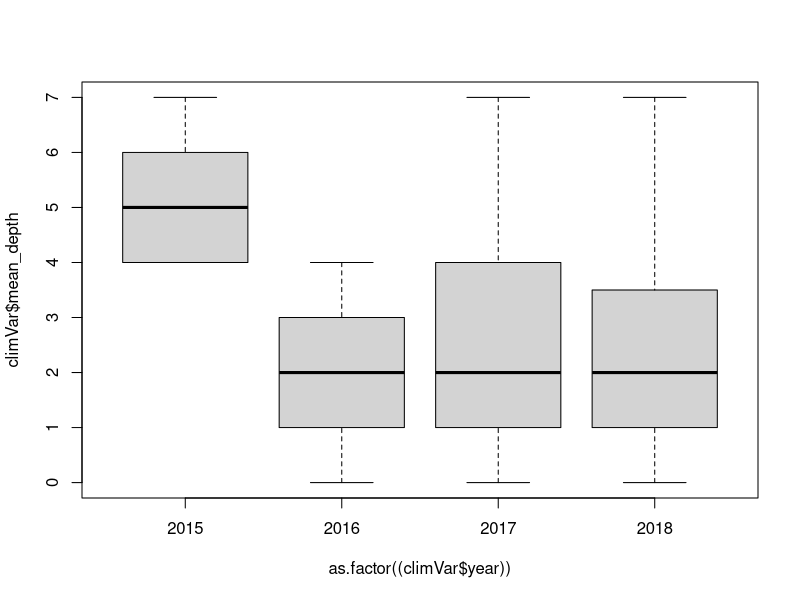
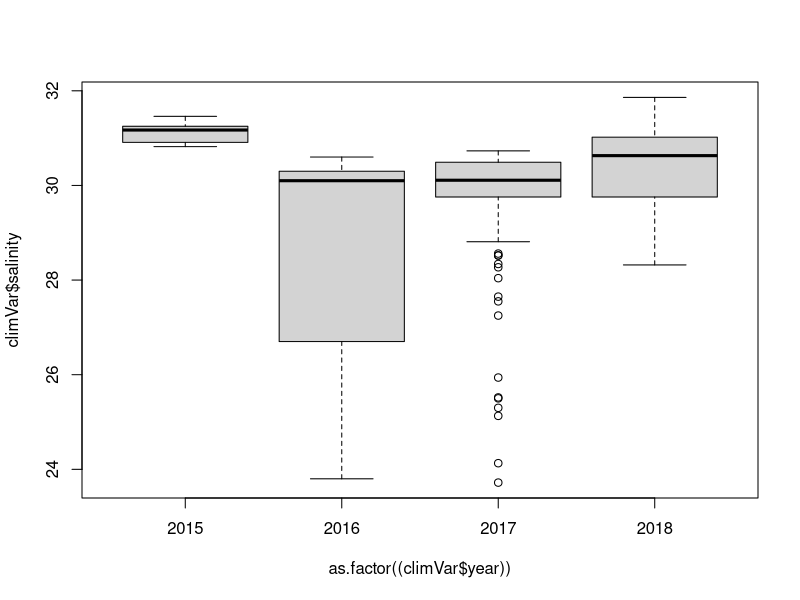
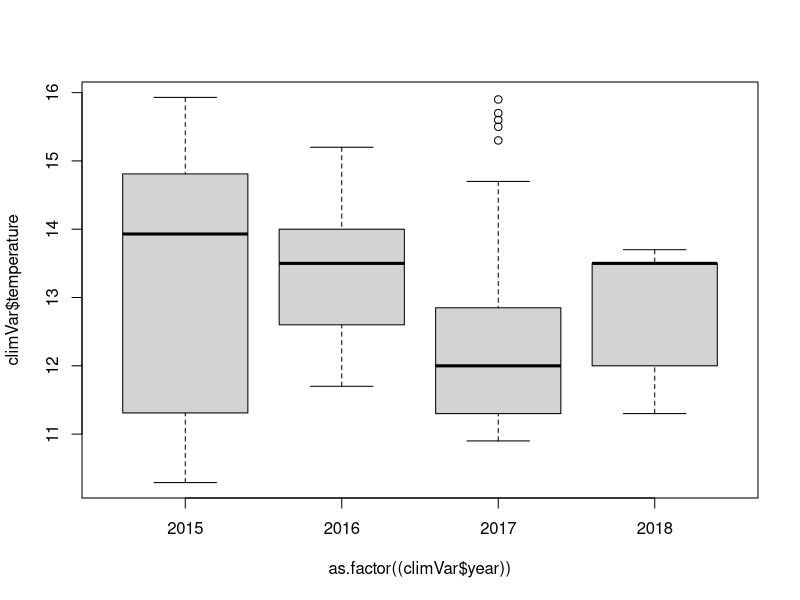
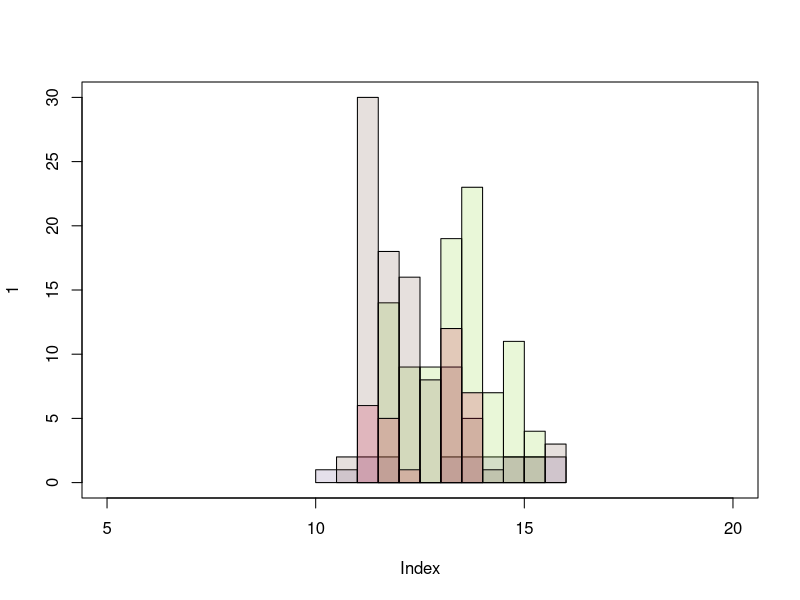

Recreate these plots in R, in order. (Note: this script raises an error after producing the figures.)
# Started Oct 9 2024 by D. Loughnan

# aim of this code is to explore the variation in the environmental variables across sites
# answer the question of whether there is enough to make it worth including in a model

# housekeeping
rm(list=ls())
options(stringsAsFactors = FALSE)

library(ggplot2) 
library(cowplot)

#setwd("~/Documents/git/projects/treegarden/budreview/ospree/analyses/ranges")
if(length(grep("deirdre", getwd())>0)) {  setwd("~/Documents/github/Calvert_O-Connor_eelgrass")
} else if
(length(grep("temp", getwd())>0)) {   setwd("~/Documents/git/temp")
}

# climate data from hakai
c2015 <- read.csv("Data/abiotic/hakai_abiotic_2015.csv")
c2016 <- read.csv("Data/abiotic/hakai_abiotic_2016.csv")
c2017 <- read.csv("Data/abiotic/corrected_hakai_abiotic_2017.csv")
c2018 <- read.csv("Data/abiotic/corrected_hakai_abiotic_2018.csv")

clim2015 <- unique(c2015)
clim2016 <- unique(c2016)
clim2017 <- unique(c2017)
clim2018 <- unique(c2018)

clim2015$year <- "2015"
clim2016$year <- "2016"
clim2017$year <- "2017"
clim2018$year <- "2018"

colnames(clim2016)[colnames(clim2016) == "conductivity..us.cm."] <- "conductivity"
colnames(clim2016)[colnames(clim2016) == "depth..m."] <- "mean_depth"
colnames(clim2016)[colnames(clim2016) == "do..mg.l."] <- "dissolved_oxygen_concentration"
colnames(clim2016)[colnames(clim2016) == "do...."] <- "dissolved_oxygen"
colnames(clim2016)[colnames(clim2016) == "salinity..ppt."] <- "salinity"
colnames(clim2016)[colnames(clim2016) == "temperature..c."] <- "temperature"


colnames(clim2017)[colnames(clim2017) == "cond.uscm."] <- "conductivity"
colnames(clim2017)[colnames(clim2017) == "depth.m."] <- "mean_depth"
colnames(clim2017)[colnames(clim2017) == "do..mg.l."] <- "dissolved_oxygen_concentration"
colnames(clim2017)[colnames(clim2017) == "do...."] <- "dissolved_oxygen"
colnames(clim2017)[colnames(clim2017) == "salinity.ppt."] <- "salinity"
colnames(clim2017)[colnames(clim2017) == "temp.c."] <- "temperature"

colnames(clim2018)[colnames(clim2018) == "conductivity..spc."] <- "conductivity"
colnames(clim2018)[colnames(clim2018) == "sampling_depth..m."] <- "mean_depth"
colnames(clim2018)[colnames(clim2018) == "salinity..ppt."] <- "salinity"
colnames(clim2018)[colnames(clim2018) == "temp..c."] <- "temperature"

keep <- c("site", "date", "mean_depth", "depth.m", 
          "dissolved_oxygen_concentration", "dissolved_oxygen",  
          "salinity", "temperature", "year")
clim2015 <- clim2015[, c("site", "date", "mean_depth", 
                         #"dissolved_oxygen_concentration", "dissolved_oxygen",  
                         "salinity", "temperature", "year")]
clim2016 <- clim2016[, c("site", "date", "mean_depth", 
                         #"dissolved_oxygen_concentration", "dissolved_oxygen",  
                         "salinity", "temperature", "year")]
clim2017 <- clim2017[, c("site", "date", "mean_depth",  "salinity", "temperature", "year")]
clim2018 <- clim2018[, c("site", "date", "mean_depth",  "salinity", "temperature", "year")]

climVar <- rbind(clim2015, clim2016, clim2017, clim2018)

plot(climVar$mean_depth ~ as.factor((climVar$year)))
plot(climVar$salinity ~ as.factor((climVar$year)))
plot(climVar$temperature ~ as.factor((climVar$year)))

str(climVar)

annum <- sort(unique(climVar$year))
color <- c(rgb(72 / 255, 38 / 255, 119 / 255, alpha = 0.14), 
           rgb(149 / 255, 216 / 255, 64 / 255, alpha = 0.2),
           rgb(80 / 255, 38 / 255, 19 / 255, alpha = 0.14), 
           rgb(200 / 255, 16 / 255, 64 / 255, alpha = 0.2))

plot(1, type = 'n', xlim = c(5,20), ylim = c(0, 30))
for(i in 1:length(unique(climVar$year))){
  temp <- subset(climVar, year == annum[i] )
  hist(temp$temperature, add = T, col = color[i])
}

climTemp <- unique(climVar[, c(1,5,6)])

t2015 <- ggplot(subset(climVar, year == "2015"), aes(x = as.factor(site), y = temperature, col = "maroon")) +
  geom_point()  +
  theme(panel.grid.major = element_blank(), panel.grid.minor = element_blank(),
        panel.background = element_blank(), axis.line = element_line(colour = "black"),
        legend.key=element_rect(fill="white"),axis.text.x = element_text(angle = 90, vjust = 0.5, hjust=1), legend.position = "none") 
  #facet_wrap(vars(year))

t2016 <- ggplot(subset(climVar, year == "2016"), aes(x = as.factor(site), y = temperature)) +
  geom_point(aes(col = "cyan4"))  +
  theme(panel.grid.major = element_blank(), panel.grid.minor = element_blank(),
        panel.background = element_blank(), axis.line = element_line(colour = "black"),
        legend.key=element_rect(fill="white"),axis.text.x = element_text(angle = 90, vjust = 0.5, hjust=1), legend.position = "none") 
#facet_wrap(vars(year))

t2017 <- ggplot(subset(climVar, year == "2017"), aes(x = as.factor(site), y = temperature)) +
  geom_point(aes(col = "goldenrod"))  +
  theme(panel.grid.major = element_blank(), panel.grid.minor = element_blank(),
        panel.background = element_blank(), axis.line = element_line(colour = "black"),
        legend.key=element_rect(fill="white"),axis.text.x = element_text(angle = 90, vjust = 0.5, hjust=1), legend.position = "none") 
#facet_wrap(vars(year))

t2018 <- ggplot(subset(climVar, year == "2018"), aes(x = as.factor(site), y = temperature)) +
  geom_point(aes(col = "purple4"))  +
  theme(panel.grid.major = element_blank(), panel.grid.minor = element_blank(),
        panel.background = element_blank(), axis.line = element_line(colour = "black"),
        legend.key=element_rect(fill="white"),axis.text.x = element_text(angle = 90, vjust = 0.5, hjust=1), legend.position = "none") 
#facet_wrap(vars(year))
pdf("m2m/figures/histTempYear2.pdf", width = 8, height = 4)
plot_grid(t2015, t2016, t2017, t2018, ncol = 4, nrow =1) 
dev.off()

ggplot(climVar, aes(x = temperature)) +
  geom_histogram(color="black", fill="white")  +
  theme(panel.grid.major = element_blank(), panel.grid.minor = element_blank(),
        panel.background = element_blank(), axis.line = element_line(colour = "black"),
        legend.key=element_rect(fill="white")) +
  facet_wrap(vars(year))

pdf("m2m/figures/histSalinityYear.pdf")
ggplot(climVar, aes(x = salinity)) +
  geom_histogram(color="black", fill="white")  +
  theme(panel.grid.major = element_blank(), panel.grid.minor = element_blank(),
        panel.background = element_blank(), axis.line = element_line(colour = "black"),
        legend.key=element_rect(fill="white")) +
  facet_wrap(vars(year))
dev.off()

ggplot(climVar, aes(x = as.factor(site), y = temperature)) +
  geom_point(aes(color= site))  +
  theme(panel.grid.major = element_blank(), panel.grid.minor = element_blank(),
        panel.background = element_blank(), axis.line = element_line(colour = "black"),
        legend.key=element_rect(fill="white")) +
  facet_wrap(vars(year))

c2015 <- unique(c2015)
c2015 <- c2015[order(c2015$latitude),]
siteOrder <- c2015$site

temp <- ggplot(c2015, aes(x = factor(site, level = siteOrder), y = temperature)) +
  geom_point(aes(color= site))  +
  theme(panel.grid.major = element_blank(), panel.grid.minor = element_blank(),
        panel.background = element_blank(), axis.line = element_line(colour = "black"),
        legend.key=element_rect(fill="white"),axis.text.x = element_text(angle = 90, vjust = 0.5, hjust=1), legend.position = "none") 

salinity <- ggplot(c2015, aes(factor(site, level = siteOrder), y = salinity)) +
  geom_point(aes(color= site))  +
  theme(panel.grid.major = element_blank(), panel.grid.minor = element_blank(),
        panel.background = element_blank(), axis.line = element_line(colour = "black"),
        legend.key=element_rect(fill="white"),axis.text.x = element_text(angle = 90, vjust = 0.5, hjust=1), legend.position = "none") 

dissO <- ggplot(c2015, aes(x = factor(site, level = siteOrder), y = dissolved_oxygen_concentration)) +
  geom_point(aes(color= site))  +
  theme(panel.grid.major = element_blank(), panel.grid.minor = element_blank(),
        panel.background = element_blank(), axis.line = element_line(colour = "black"),
        legend.key=element_rect(fill="white"),axis.text.x = element_text(angle = 90, vjust = 0.5, hjust=1), legend.position = "none") 
range(c2015$dissolved_oxygen_concentration, na.rm = T)

bedArea <- ggplot(c2015, aes(x = factor(site, level = siteOrder), y = bed_area_m2)) +
  geom_point(aes(color= site))  +
  theme(panel.grid.major = element_blank(), panel.grid.minor = element_blank(),
        panel.background = element_blank(), axis.line = element_line(colour = "black"),
        legend.key=element_rect(fill="white"),axis.text.x = element_text(angle = 90, vjust = 0.5, hjust=1), legend.position = "none") 
range(c2015$bed_area_m2, na.rm = T)

pdf("m2m/figures/climVar2015.pdf", width = 12, height = 5)
plot_grid(temp, salinity, dissO, bedArea, ncol = 4, nrow =1) 
dev.off()
